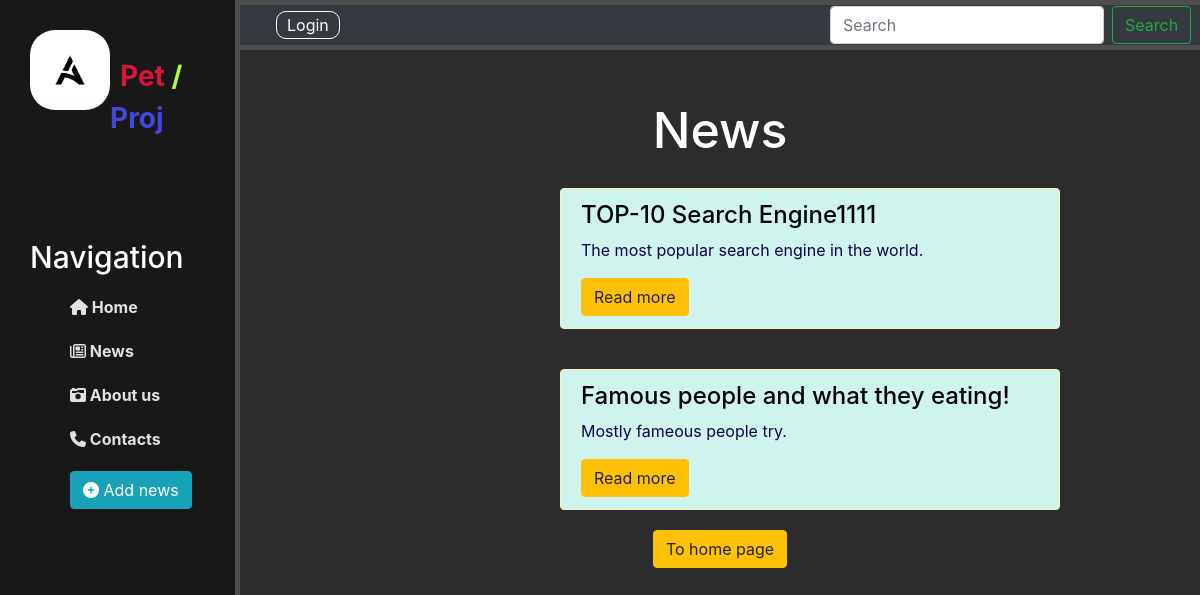
The page /news/ on the database as committed earlier.
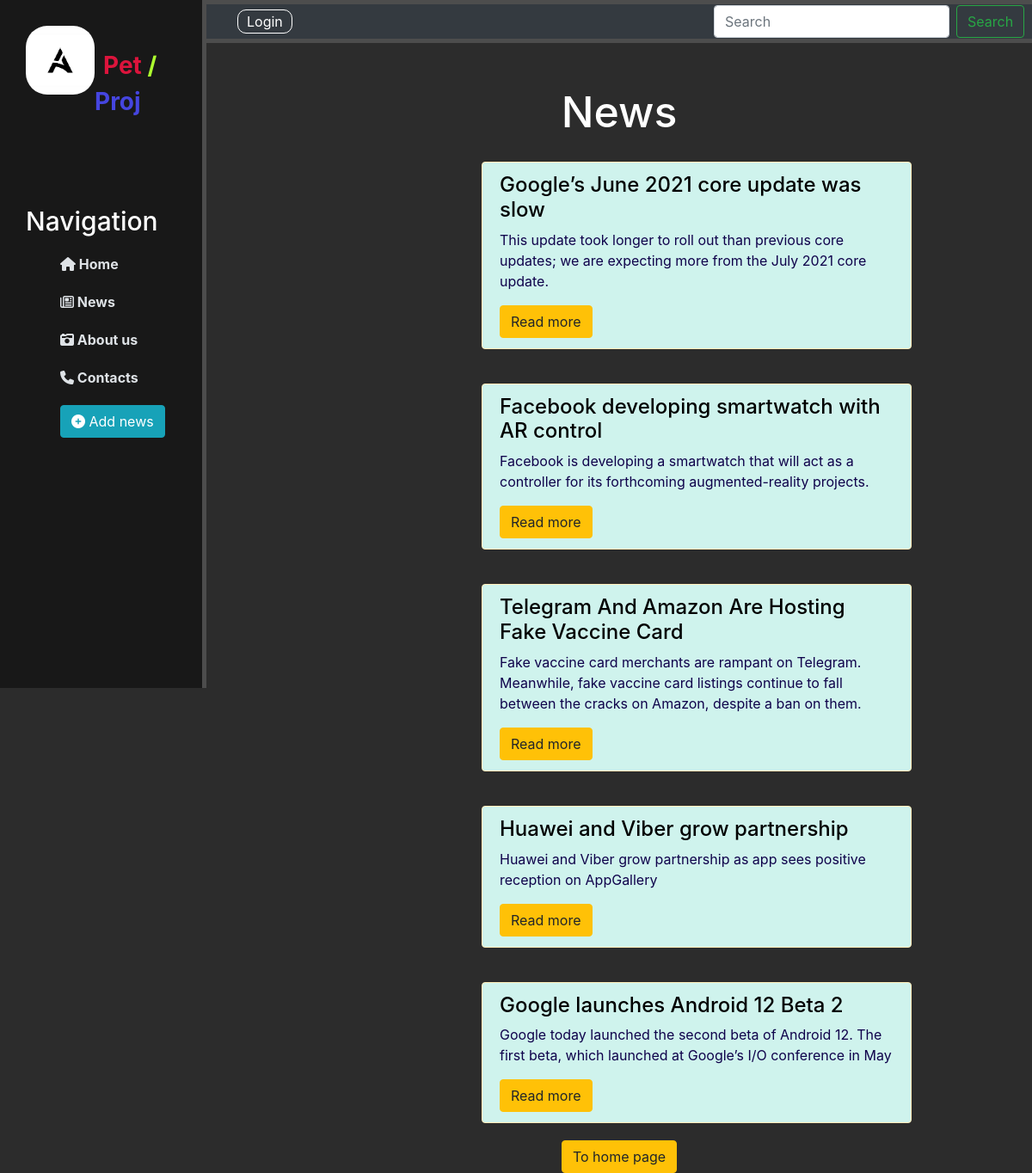
The same page on the database as committed later.
### news/models.py (models this page shows, shortened)
class Articles(models.Model):
    title = models.CharField('Name', max_length=50)
    anouns = models.CharField('Anouns', max_length=250)
    full_text = models.TextField('Article')
    date = models.DateTimeField('Published date')
    class Meta:
        verbose_name = 'Article'
        verbose_name_plural = 'Articles'

### news/views.py (the view)
# urls.py: path('', views.news_home, name='news_home'),
def news_home(request):
    news = Articles.objects.order_by('-date')
    return render(request, 'news/news_home.html', {'news': news})

### news/templates/news/news_home.html (shortened to what this page needs)
{% extends 'main/layout.html' %}
{% block content %}
<div class="features">
    <h1>News</h1>
        {% if news %}
            {% for el in news %}
                <div class="alert alert-warning">
                    <h4 class="article-title">{{el.title}}</h4>
                    <p class="article-anouns">{{el.anouns}}</p>
                    <a href="{% url 'news_detail' el.id %}" class="btn btn-warning">Read more</a>
                </div>
            {% endfor %}
        {% else %}
            <p>You don't have news</p>
        {% endif %}
    <button class="btn btn-warning">To home page</button>
</div>
{% endblock %}

### main/templates/main/layout.html (shortened to what this page needs)
{% load static %}
<!DOCTYPE html>
<html lang="en">
<head>
    <link rel="stylesheet" href="https://cdn.jsdelivr.net/npm/bootstrap@4.6.0/dist/css/bootstrap.min.css">
    <link rel="stylesheet" href="{% static 'main/css/main.css' %}">
</head>
<body>
    <div class="navbar-section">
        <nav class="navbar navbar-dark bg-dark ">
            <div class="d-flex justify-content-start">
                {% if user.is_authenticated %}
                    <span class="user"> User:<span class="user-name">{{ user.get_username }}</span></span>
                    <span class="logout-link"><a href="{% url 'logout'%}?next={{request.path}}">Logout</a></span>
                {% else %}
                    <span class="log-in-link"> <a href="{% url 'login'%}?next={{request.path}}">Login</a></span>
                {% endif %}
            </div>
            <div class="d-flex justify-content-end">
                <form class="form-inline" >
                <input class="form-control mr-sm-2" type="search" placeholder="Search" aria-label="Search">
                <button class="btn btn-outline-success my-2 my-sm-0" type="submit">Search</button>
                </form>
            </div>
        </nav>
    </div>
    <aside>
        <img src="{% static 'main/img/logo.jpeg' %}" alt="logo">
        <span class='logo'><span><span class="logo-part-1">Pet</span> <span class="logo-part-2">/</span> <span class="logo-part-3">Proj</span></span>
        <h3>Navigation</h3>
        <ul>
            <a href="{% url 'home' %}"><li><i class="fas fa-home"></i> Home</li></a>
            <a href="{% url 'news_home'%}"><li><i class="far fa-newspaper"></i></i> News</li></a>
            <a href="{% url 'about' %}"><li><i class="fas fa-camera-retro"></i> About us</li></a>
            <a href="{% url 'contacts' %}"><li><i class="fas fa-phone"></i></i> Contacts</li></a>
            <a href="{% url 'create' %}"><li><button class="btn btn-info"><i class="fas fa-plus-circle"></i> Add news</button></li></a>
        </ul>
    </aside>
    <main>
        {% block content %}
        {% endblock %}
    </main>
</body>
</html>

### main/static/main/css/main.css (style rules this page uses)
* { box-sizing: border-box; }
body { background-color: #2c2c2c; }
.navbar-section { margin-left: 20%; width: 80%; border: 5px solid #4d4d4d; border-left: 0px; border-right: 0px; position: fixed; top: 0px; z-index: 10; }
.justify-content-start { margin-left: 20px; }
.justify-content-end { position: absolute; right: 0px; }
.form-inline { margin-top: 0px; }
.log-in-link a { text-decoration: none; color: #fff; transform: scale(1.05); padding: 3px 10px 3px 10px; border-radius: 10px; border: 1px solid #fff; }
aside { float: left; background-color: #181818; width: 20%; padding: 2.5%; height: 100vh; color: #fff; border-right: 5px solid #4d4d4d; position: fixed; top: 0px; left: 0px; }
aside img { width: 80px; float: left; border-radius: 25px; }
aside .logo { font-size: 28px; margin-left: 10px; font-weight: bold; position: relative; top: 25px; }
.logo-part-1 { color:crimson; }
.logo-part-2 { color: greenyellow; }
.logo-part-3 { color: rgb(69, 69, 224); }
aside h3 { margin-top: 100px; font-size: 30px; color: #ffffff; }
aside ul { list-style: none; }
aside ul li { color: #dee2e6; display: block; margin-top: 20px; transition: transform .6s ease; font-size: 16px; }
main .features { float: right; color: #fff; margin-top: 100px; text-align: center; width: 75%; padding-right: 5%; }
main .features h1 { font-size: 50px; }
.alert-warning { float: left; width: 500px; margin: 20px 34%; text-align: left; margin-left: 260px; z-index: 5; }
form { margin-left: 26%; width: 500px; margin-top: 50px; }
.alert-warning { background-color: rgb(207, 243, 237); }
.article-title { color: black; }
.article-anouns { color:rgb(15, 2, 75) }
#telegram-img, #instagram-img, .btn-danger, .btn-warning, .btn-success, .features .btn-info { transition: transform .5s ease; }

Rows that differ between the two databases and show on the page:
removed Articles: title "TOP-10 Search Engine1111", anouns "The most popular search engine in the world."
added Articles: title "Google’s June 2021 core update was slow", anouns "This update took longer to roll out than previous core updates; we are expecting more from the July 2021 core update."
added Articles: title "Facebook developing smartwatch with AR control", anouns "Facebook is developing a smartwatch that will act as a controller for its forthcoming augmented-reality projects."
changed Articles: title "Famous people and what they eating!" → "Telegram And Amazon Are Hosting Fake Vaccine Card"; anouns "Mostly fameous people try." → "Fake vaccine card merchants are rampant on Telegram. Meanwhile, fake vaccine card listings continue to fall between the cracks on Amazon, despite a ban on them."
added Articles: title "Huawei and Viber grow partnership", anouns "Huawei and Viber grow partnership as app sees positive reception on AppGallery"
added Articles: title "Google launches Android 12 Beta 2", anouns "Google today launched the second beta of Android 12. The first beta, which launched at Google’s I/O conference in May"
